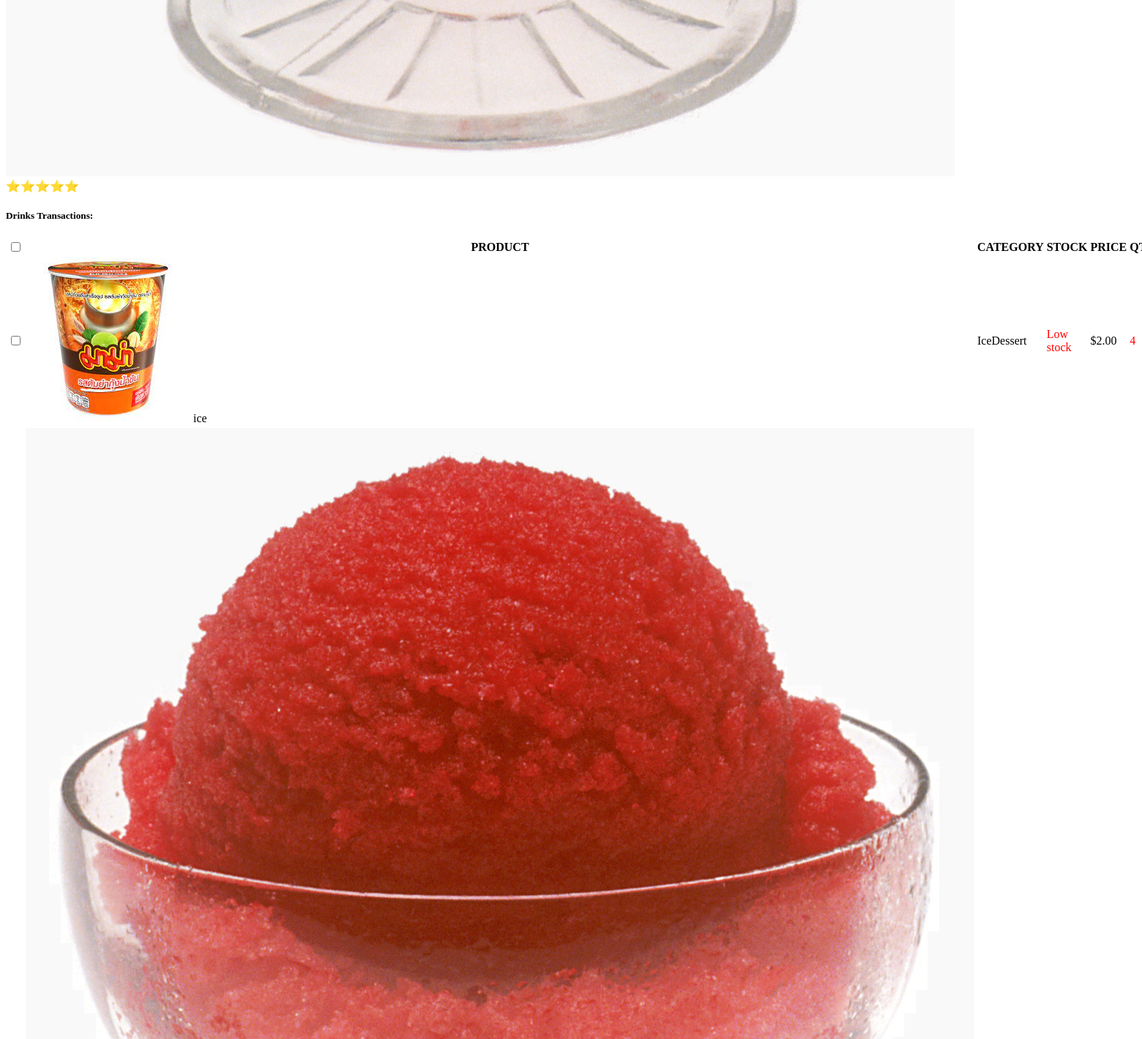
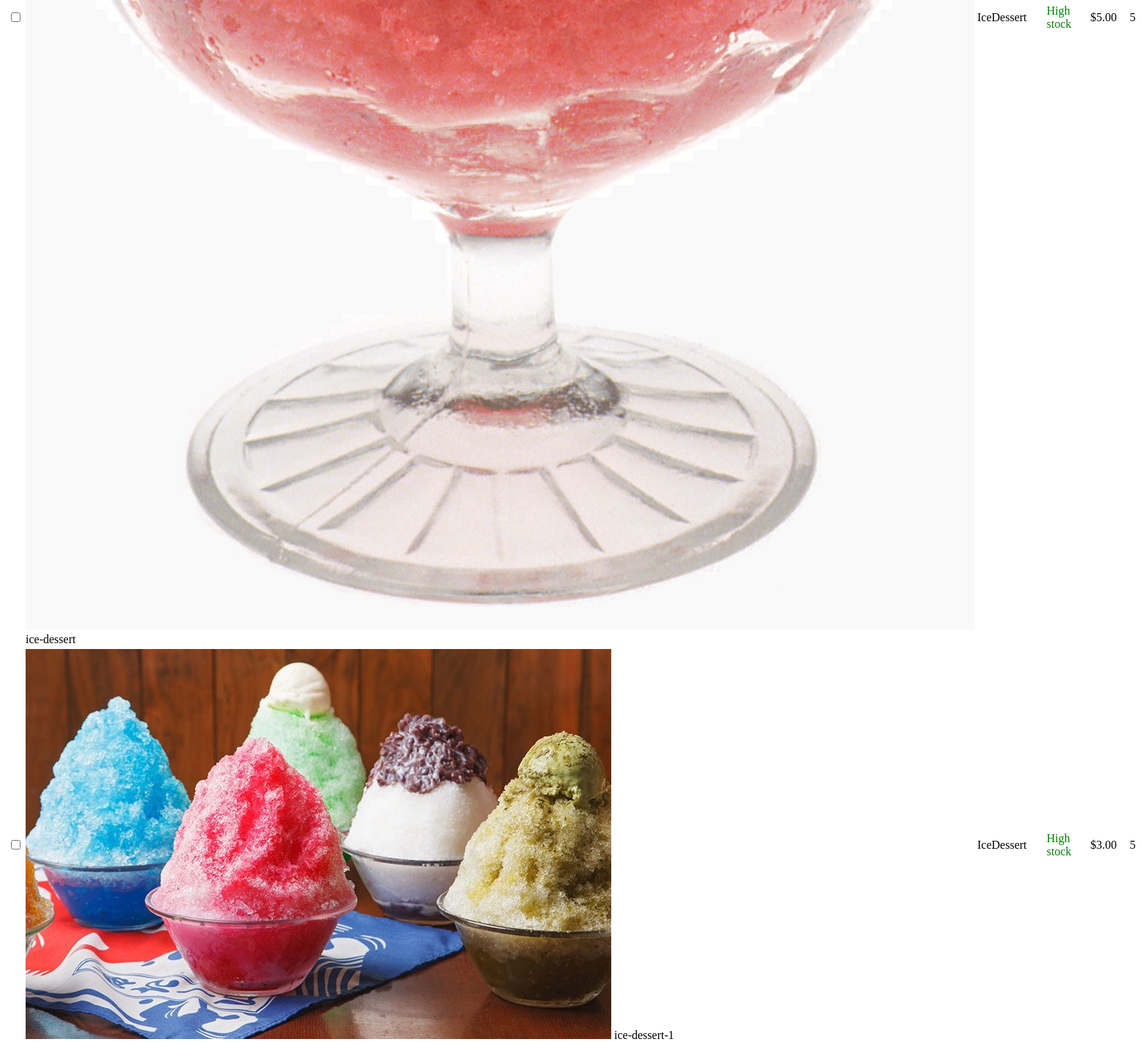
The app's page /views/inventory/ice.php (lower part), older data (2 pictures, top to bottom).
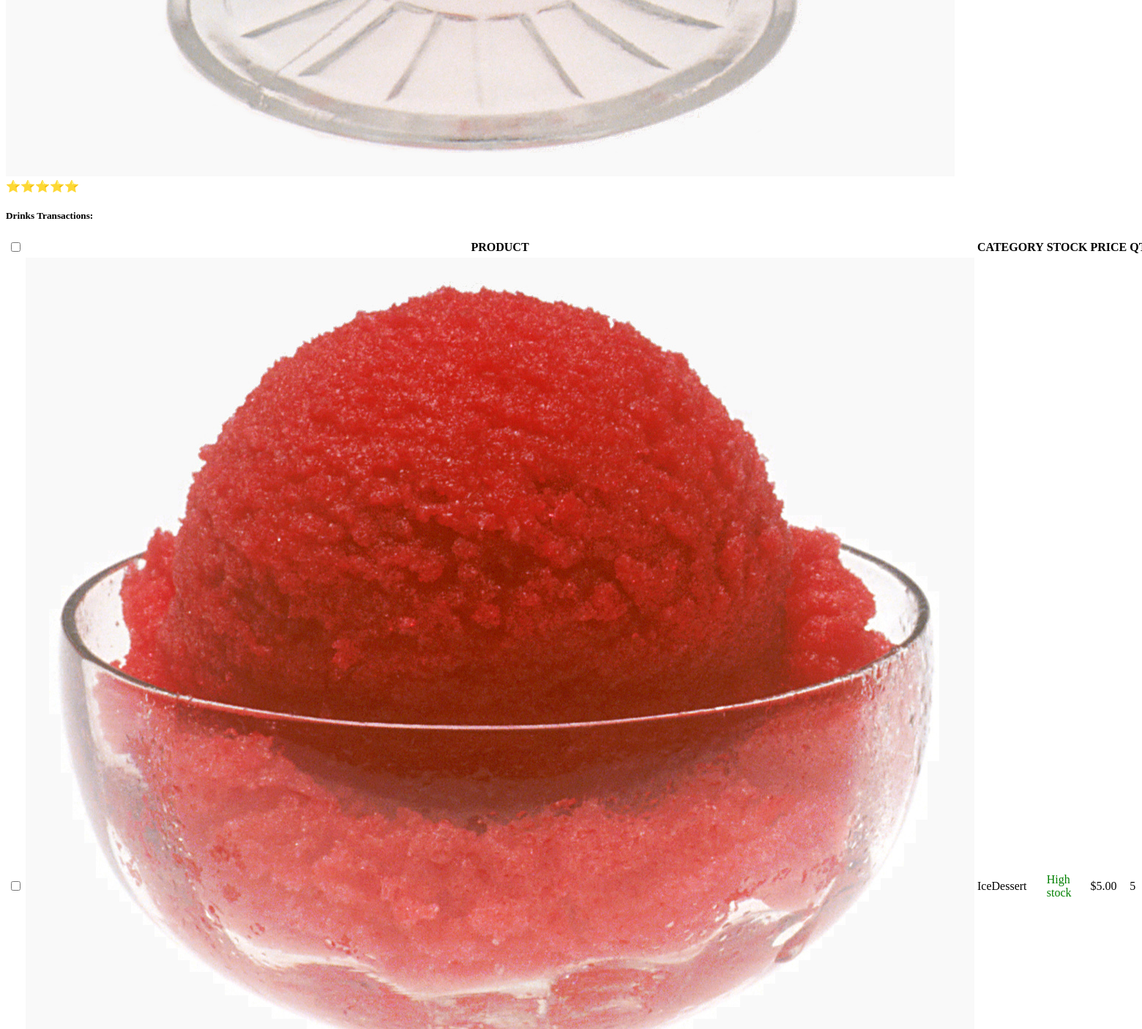
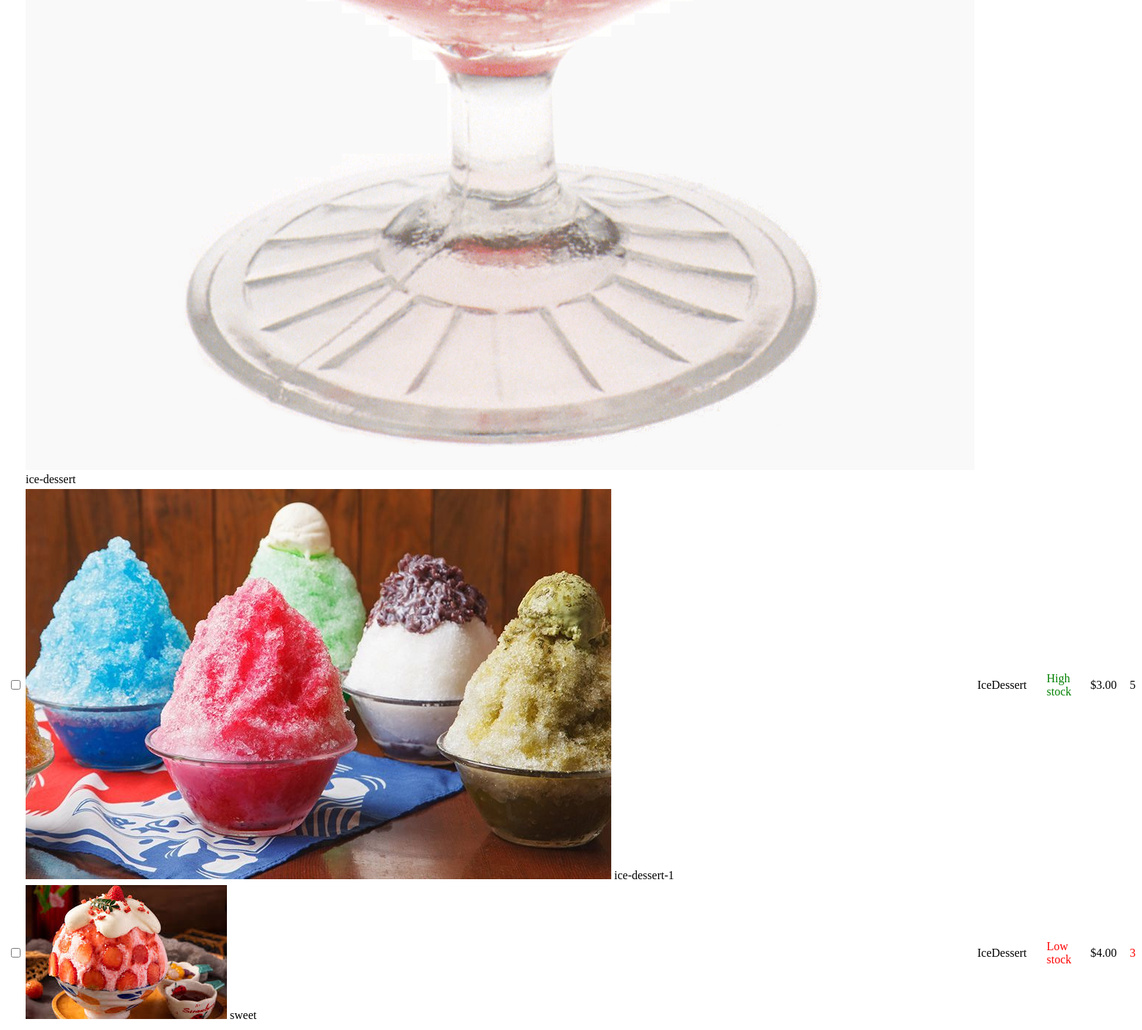
The same page, newer data (2 pictures, top to bottom).
### tables this page shows
CREATE TABLE `products` (
  `product_id` int(11) NOT NULL,
  `product_name` varchar(255) NOT NULL,
  `description` text DEFAULT NULL,
  `category_id` int(11) DEFAULT NULL,
  `supplier_id` int(11) DEFAULT NULL,
  `price` decimal(10,2) NOT NULL,
  `created_at` timestamp NULL DEFAULT NULL ON UPDATE current_timestamp(),
  `updated_at` timestamp NULL DEFAULT NULL ON UPDATE current_timestamp(),
  `image` varchar(225) NOT NULL,
  `barcode` varchar(14) DEFAULT NULL,
  `in_stock` tinyint(1) NOT NULL,
  `quantity` int(20) NOT NULL,
  `discounted_price` int(20) NOT NULL
);

CREATE TABLE `categories` (
  `category_id` int(11) NOT NULL,
  `category_name` varchar(255) NOT NULL,
  `parent_category_id` int(11) DEFAULT NULL,
  `created_at` timestamp NOT NULL DEFAULT current_timestamp(),
  `updated_at` timestamp NOT NULL DEFAULT current_timestamp() ON UPDATE current_timestamp()
);

### views/inventory/ice.php (the view, shortened to what this page needs)
<?php require_once "Models/iceModel.php"; ?>
<div class="container-xxl flex-grow-1 container-p-y">
    <div class="row text-center">
        <?php
        $popular_items = [];
        foreach ($products as $product) {
            $amount = isset($product['price'], $product['quantity']) ? ($product['price'] * $product['quantity']) : 0;
            if ($amount > 20) {
                $popular_items[] = $product;
            }
        }
        if (!empty($popular_items)) {
            foreach ($popular_items as $product): ?>
                <div class="col-md-3">
                    <div class="card p-4 shadow-sm">
                        <img src="<?= htmlspecialchars('views/products/' . $product['image']) ?>" class="w-100" alt="Popular IceDessert">
                        <div class="mt-2">⭐⭐⭐⭐⭐</div>
                    </div>
                </div>
            <?php endforeach;
        } else {
            echo "<p class='text-center text-muted'>No popular items yet.</p>";
        }
        ?>
    </div>
    <h5 class="mt-3">Drinks Transactions:</h5>
    <div class="card mb-4 shadow-sm">
        <div class="card-body p-0">
            <div class="table-responsive">
                <table class="table table-hover mb-0">
                    <thead class="table-light">
                        <tr>
                            <th width="40px"><input class="form-check-input" type="checkbox" id="selectAll"></th>
                            <th>PRODUCT</th>
                            <th>CATEGORY</th>
                            <th>STOCK</th>
                            <th>PRICE</th>
                            <th>QTY</th>
                        </tr>
                    </thead>
                    <tbody>
                        <?php foreach ($products as $product): ?>
                            <tr>
                                <td><input class="form-check-input" type="checkbox"></td>
                                <td>
                                    <div class="d-flex align-items-center">
                                        <img src="<?= htmlspecialchars('views/products/' . $product['image']) ?>" class="w-px-50" alt="Product Image">
                                        <span class="ms-3"><?= htmlspecialchars($product['product_name']) ?></span>
                                    </div>
                                </td>
                                <td>
                                    <span class="badge bg-primary-subtle text-primary rounded-pill">
                                        <?= htmlspecialchars($product['category_name']) ?>
                                    </span>
                                </td>
                                <td>
                                    <span style="color: <?= isset($product['quantity']) && $product['quantity'] < 5 ? 'red' : 'green' ?>;">
                                        <?= isset($product['quantity']) && $product['quantity'] < 5 ? 'Low stock' : 'High stock' ?>
                                    </span>
                                </td>
                                <td>$<?= isset($product['price']) ? number_format($product['price'], 2) : '0.00' ?></td>
                                <td <?= isset($product['quantity']) && $product['quantity'] < 5 ? 'style="color: red;"' : '' ?>>
                                    <?= isset($product['quantity']) ? $product['quantity'] : 'N/A' ?>
                                </td>
                            </tr>
                        <?php endforeach; ?>
                    </tbody>
                </table>
            </div>
        </div>
    </div>
</div>

### Models/iceModel.php (shortened to what this page needs)
<?php
require_once 'Database/Database.php';
$db = new Database();
$conn = $db->getConnection();
$display_category = isset($_POST['category']) ? trim($_POST['category']) : 'IceDessert';
if ($display_category === 'IceDessert') {
    $sql = "SELECT p.*, c.category_name
        FROM products p
        LEFT JOIN categories c ON p.category_id = c.category_id
        WHERE c.category_name = ?";
$stmt = $conn->prepare($sql);
$stmt->execute([$display_category]);
}
$products = $stmt->fetchAll(PDO::FETCH_ASSOC);
?>
<!DOCTYPE html>
<html>
<head>
</head>
<body>
</body>
</html>

Row changes from the older to the newer data that the page shows:
removed products: image (picture), product_name "ice", category.category_name "IceDessert", shows "Low stock", price "2.00", quantity "4", shown under "Drinks Transactions:"
added products: image (picture), product_name "sweet", category.category_name "IceDessert", shows "Low stock", price "4.00", quantity "3", shown under "Drinks Transactions:"
